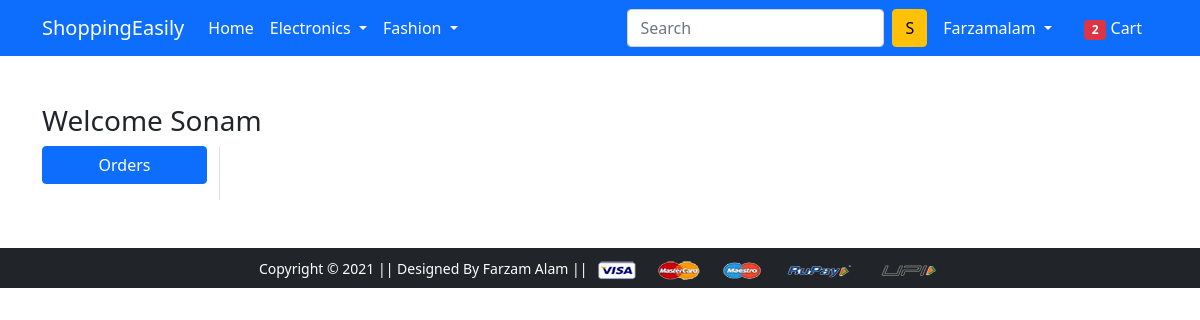
Page /orders/ (signed in) on the earlier database version.
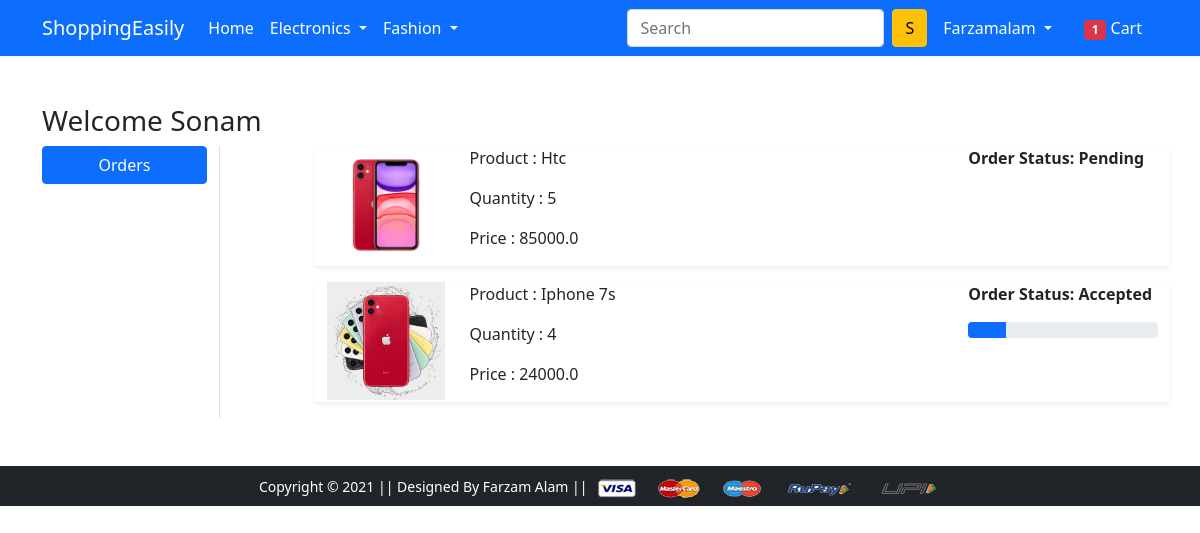
Same page on the later database version.
### app/models.py (models this page shows, shortened)
class OrderPlaced(models.Model):
    user = models.ForeignKey(User, on_delete=models.CASCADE)
    customer = models.ForeignKey(Customer, on_delete=models.CASCADE)
    product = models.ForeignKey(Product, on_delete=models.CASCADE)
    quantity = models.PositiveIntegerField(default=1)
    ordered_date = models.DateTimeField(auto_now_add=True)
    status = models.CharField(max_length=50, choices=STATUS_CHOICES, default='Pending')
    @property
    def total_cost(self):
        return self.quantity * self.product.discount_price

class Product(models.Model):
    title = models.CharField(max_length=100)
    selling_price = models.FloatField()
    discount_price = models.FloatField()
    description = models.TextField()
    brand = models.TextField()
    category = models.CharField(choices=CATEGOTY_CHOICES, max_length=3)
    product_image = models.ImageField(upload_to='product_img')

### app/views.py (the view)
# urls.py: path('orders/', views.orders, name='orders'),
@login_required
def orders(request):
    user = request.user
    orders = OrderPlaced.objects.filter(user=user)
    context = {'orders':orders}
    return render(request, 'app/orders.html', context)

### app/context_processors.py (called while the page is built)
def cart_count(request):
    if request.user.is_authenticated:
        carts = Cart.objects.filter(user=request.user)
        count = carts.count()
        return {'cart_count':count}
    else:
        return {'count':0}

### app/templates/app/orders.html (shortened to what this page needs)
{% extends 'app/base.html' %}
{% load static %}
{% block main-content %}
<div class="container my-5">
 <div class="row">
 <h3>Welcome Sonam</h3>
  <div class="col-sm-2 border-end">
   <ul class="list-unstyled">
    <li class="d-grid"><a href="{% url 'orders' %}" class="btn btn-primary">Orders</a></li>
   </ul>
  </div>
  <div class="col-sm-9 offset-sm-1">
    {% for order in orders %}
        <div class="row shadow-sm mb-3">
            <div class="col-sm-2">
                <img src="{{order.product.product_image.url}}" alt="" class="img-fluid" height="150" width="150">
            </div>
            <div class="col-sm-7">
                <p>Product : {{order.product.title}} </p>
                <p>Quantity : {{order.quantity}} </p>
                <p>Price : {{order.total_cost}} </p>
            </div>
            <div class="col-sm-3 fw-bold">
                <p>Order Status: {{order.status}} </p>
                {% if order.status == "Accepted" %}
                    <div class="progress">
                        <div class="progress-bar" role="progressbar" style="width: 20%" aria-valuenow="20" aria-valuemin="0" aria-valuemax="100"></div>
                    </div>
                {% endif %}
            </div>
        </div>
    {% endfor %}
  </div>
 </div>
</div>
{% endblock main-content %}

### app/templates/app/base.html (shortened to what this page needs)
<!doctype html>
{% load static %}
<html lang="en">
  <head>
    <link href="https://cdn.jsdelivr.net/npm/bootstrap@5.0.0-beta1/dist/css/bootstrap.min.css" rel="stylesheet">
    <link rel="stylesheet" href="{% static 'app/css/owl.carousel.min.css' %}">
    <link rel="stylesheet" href="{% static 'app/css/all.min.css' %}">
    <link rel="stylesheet" href="{% static 'app/css/style.css' %}">
  </head>
  <body>
    <nav class="navbar navbar-expand-lg navbar-dark bg-primary">
     <div class="container">
       <a class="navbar-brand" href="/">ShoppingEasily</a>
       <div class="collapse navbar-collapse" id="navbarSupportedContent">
         <ul class="navbar-nav me-auto mb-2 mb-lg-0">
           <li class="nav-item">
             <a class="nav-link active" aria-current="page" href="/">Home</a>
           </li>
           <li class="nav-item dropdown">
             <a class="nav-link dropdown-toggle text-white" href="#" id="electronicsDropdown" role="button" data-bs-toggle="dropdown" aria-expanded="false">
               Electronics
             </a>
           </li>
           <li class="nav-item dropdown">
             <a class="nav-link dropdown-toggle text-white" href="#" id="fashionDropdown" role="button" data-bs-toggle="dropdown" aria-expanded="false">
               Fashion
             </a>
           </li>
         </ul>
         <form class="d-flex">
           <input class="form-control me-2" type="search" placeholder="Search" aria-label="Search">
           <button class="btn btn-warning" type="submit">S</button>
         </form>
         <div>
          <ul class="navbar-nav me-auto mb-2 mb-lg-0">
          {% if request.user.is_authenticated %}
            <li class="nav-item dropdown mx-2">
              <a class="nav-link dropdown-toggle text-white" href="#" id="profileDropdown" role="button" data-bs-toggle="dropdown" aria-expanded="false">
                {{request.user.username|title}}
              </a>
            </li>
              <li class="nav-item mx-2">
                <a href="{% url 'show-cart' %}" class="nav-link text-white"><span class="badge bg-danger">{{cart_count}}</span> Cart </a>
              </li>
            {% endif %}
          </ul>
         </div>
       </div>
     </div>
    </nav>
    {% block main-content %} {% endblock main-content %}
    <footer class="container-fluid bg-dark text-center p-2 mt-5">
        <small class="text-white">Copyright &copy; 2021 || Designed By Farzam Alam || </small>
        <img src="{% static 'app/images/payment.png' %}" alt="" srcset="" class="img-fluid" height="2px">
    </footer>
  </body>
</html>

Differences in the rows shown:
added OrderPlaced: product.product_image (picture), product "Htc", quantity "5", total_cost "85000.0", status "Pending"
added OrderPlaced: product.product_image (picture), product "Iphone 7s", quantity "4", total_cost "24000.0", status "Accepted"
Other differences:
{{ cart_count }}: "2" → "1"
